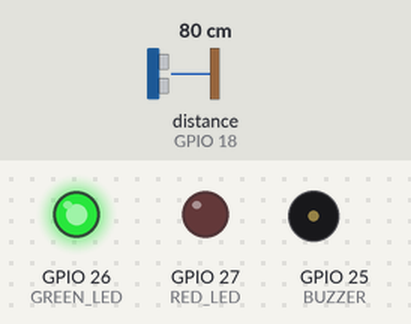
Bench run of a program on a simulated ESP32. Parts: output pins drawn as LEDs (lit = HIGH), buzzer (waves = sounding). Wiring (inferred from the names in the program): ultrasonic range finder: trigger GPIO 5; echo GPIO 18. Inputs (shaded band) come from the test bench; at power-on: distance to the obstacle (sensor on GPIO 18) 80 cm. The echo pulse lasts 58.3 µs per cm; WiFi joins after 1.5 s; servers stay silent unless stated; no MQTT or app messages arrive unless stated; pins used as bus, display or sensor lines are not drawn; what the program prints to the serial monitor is not drawn.

Above: at 2.7 s.
2.8 s: distance to the obstacle (sensor on GPIO 18) set to 8 cm
8.8 s: distance to the obstacle (sensor on GPIO 18) set to 5 cm
At 12.2 s:
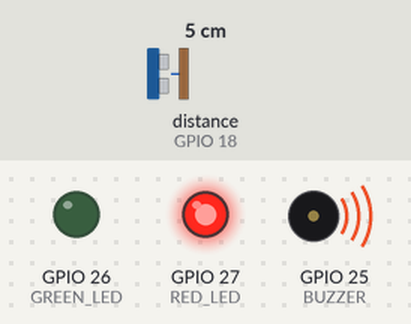
14.8 s: distance to the obstacle (sensor on GPIO 18) set to 9 cm
At 17.3 s:
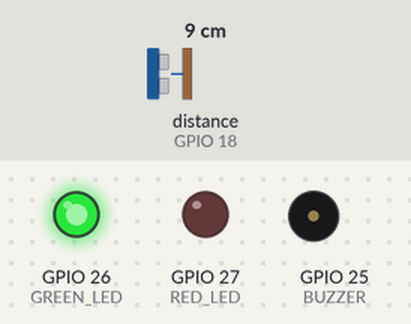
20.8 s: distance to the obstacle (sensor on GPIO 18) set to 2 cm
At 22.4 s:
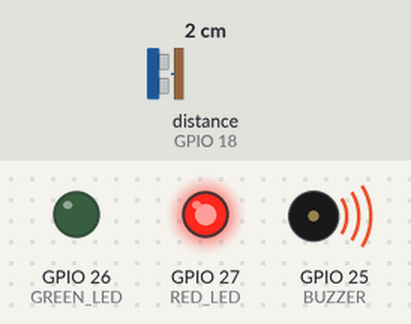
Timing chart, 0 to 23.9 s (numbered marks = the images above; inputs shaded):
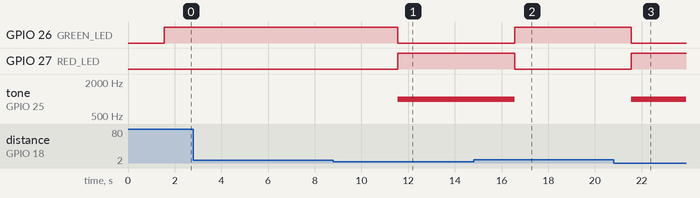

Measured:
- the behaviour switches between 7 and 6 cm on distance to the obstacle (sensor on GPIO 18) (found by bisection; images 0 and 1)
- after the input at 2.8 s, every drawn part: stays the same
- after the input at 8.8 s, GPIO 26 (GREEN_LED): HIGH → LOW after 2.8 s; GPIO 27 (RED_LED): LOW → HIGH after 2.8 s; tone on GPIO 25 (BUZZER): silent → 1000 Hz after 2.8 s
- after the input at 14.8 s, GPIO 26 (GREEN_LED): LOW → HIGH after 1.8 s; GPIO 27 (RED_LED): HIGH → LOW after 1.8 s; tone on GPIO 25 (BUZZER): 1000 Hz → silent after 1.8 s
- after the input at 20.8 s, GPIO 26 (GREEN_LED): HIGH → LOW after 0.77 s; GPIO 27 (RED_LED): LOW → HIGH after 0.77 s; tone on GPIO 25 (BUZZER): silent → 1000 Hz after 0.77 s

The program:

main.cpp
```cpp
#include <Arduino.h>
#include <WiFi.h>
#include <PubSubClient.h>

#define TRIG 5
#define ECHO 18

#define GREEN_LED 26
#define RED_LED 27
#define BUZZER 25

const char* ssid = "YOUR_WIFI";
const char* password = "YOUR_PASSWORD";
const char* mqtt_server = "broker.hivemq.com";

WiFiClient espClient;
PubSubClient client(espClient);

float binHeight = 30.0;

void setup_wifi()
{
    Serial.print("Connecting WiFi ");

    WiFi.begin(ssid,password);

    while(WiFi.status()!=WL_CONNECTED)
    {
        delay(500);
        Serial.print(".");
    }

    Serial.println("\nWiFi Connected");
}

void reconnect()
{
    while(!client.connected())
    {
        Serial.println("Connecting MQTT...");

        if(client.connect("SmartBinNode1"))
        {
            Serial.println("MQTT Connected");
        }
        else
        {
            delay(2000);
        }
    }
}

float getDistance()
{
    digitalWrite(TRIG,LOW);
    delayMicroseconds(2);

    digitalWrite(TRIG,HIGH);
    delayMicroseconds(10);

    digitalWrite(TRIG,LOW);

    long duration=pulseIn(ECHO,HIGH);

    float distance=duration*0.034/2;

    return distance;
}

void publishData(float fill)
{
    String status;

    if(fill>=95)
        status="OVERFLOW";
    else if(fill>=80)
        status="FULL";
    else
        status="NORMAL";


    String payload="{";
    payload += "\"bin_id\":\"BIN01\",";
    payload += "\"fill\":" + String(fill,2) + ",";
    payload += "\"status\":\"" + status + "\"";
    payload += "}";

    client.publish(
        "smartbin/data",
        payload.c_str()
    );

    Serial.println(payload);
}

void setup()
{
    Serial.begin(115200);

    pinMode(TRIG,OUTPUT);
    pinMode(ECHO,INPUT);

    pinMode(GREEN_LED,OUTPUT);
    pinMode(RED_LED,OUTPUT);
    pinMode(BUZZER,OUTPUT);

    setup_wifi();

    client.setServer(
        mqtt_server,
        1883
    );
}

void loop()
{
    if(!client.connected())
        reconnect();

    client.loop();

    float distance=getDistance();

    float fill=
    ((binHeight-distance)/binHeight)*100;

    if(fill<0)
        fill=0;

    if(fill>100)
        fill=100;


    if(fill<80)
    {
        digitalWrite(GREEN_LED,HIGH);
        digitalWrite(RED_LED,LOW);
        noTone(BUZZER);
    }
    else
    {
        digitalWrite(GREEN_LED,LOW);
        digitalWrite(RED_LED,HIGH);
        tone(BUZZER,1000);
    }

    publishData(fill);

    delay(5000);
}
```
